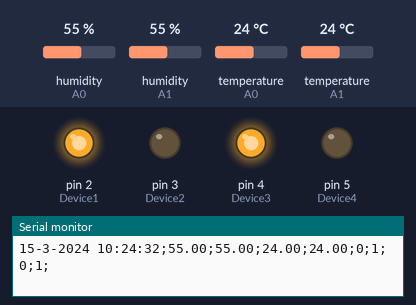
Recording of a sketch running on a simulated Arduino Uno, built with avr-gcc and run on an emulated ATmega328P. On the bench: output pins drawn as LEDs (lit = HIGH), the last lines printed to the serial monitor. Inputs (shaded band) come from the test bench; at power-on: temperature (sensors on A0, A1) 24 °C, humidity (sensors on A0, A1) 55 %. The local clock reads 2024-03-15 10:24:30 at power-on unless the sketch sets it; storage starts empty.

Above: at 2.3 s.
2.4 s: temperature (sensor on A0) set to 13.8 °C
7.4 s: temperature (sensor on A0) set to 12.5 °C
At 10.7 s:
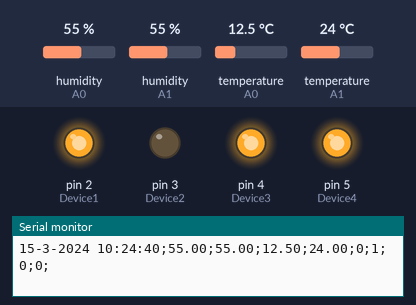
12.4 s: temperature (sensor on A0) set to 13.7 °C
17.4 s: temperature (sensor on A0) set to 14.8 °C
At 19.4 s:
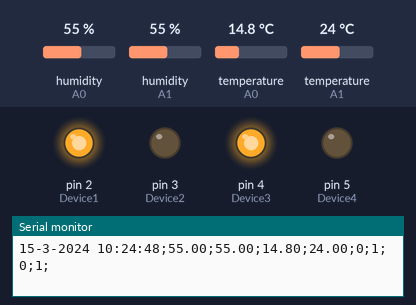
22.4 s: temperature (sensor on A0) set to 12 °C
At 26.9 s:
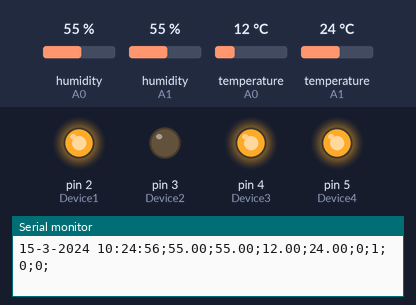
Timing chart, 0 to 28.4 s (numbered marks = the images above; inputs shaded):
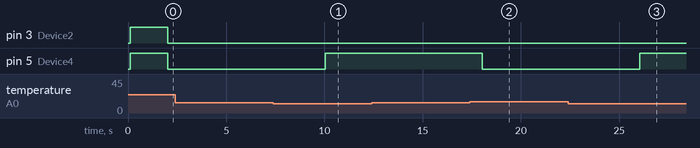

Measured:
- the behaviour switches between 13 and 12.9 °C on temperature (sensor on A0) (found by bisection; images 0 and 1)
- the behaviour switches between 14 and 14.1 °C on temperature (sensor on A0) (found by bisection; images 1 and 2)
- after the input at 7.4 s, pin 5 (Device4): LOW → HIGH after 2.6 s
- after the input at 17.4 s, pin 5 (Device4): HIGH → LOW after 0.64 s
- after the input at 22.4 s, pin 5 (Device4): LOW → HIGH after 3.6 s

The sketch:

curingchamber.ino
```cpp
// Thiago Lima
/*
TODO List

Add a function to read temperature and humidity for better error handling
Adjust the write function to register the set values for temperature and humidity (make it store a string instead?)
Function to write logs (reboot, errors, etc)
Function to parse parameters from SDCard (https://forum.arduino.cc/index.php?topic=210904.0)
Solve problem of seconds not being sent properly when calling functions
Adjust the error message onto the debugSDcard functions


*/


#include <RTClib.h>
#include <SPI.h>
#include <SD.h>
#include <DHT.h>

#define DHTPIN1 A0
#define DHTPIN2 A1
//#define DHTTYPE DHT11
#define SDCSPin 10

DHT sensor1(DHTPIN1, DHT22);
DHT sensor2(DHTPIN2, DHT11);

RTC_DS1307 rtc;

const int Device1 = 2;
const int Device2 = 3;
const int Device3 = 4;
const int Device4 = 5;

int sampleRate = 2000;
unsigned long timer = 0;

float minTemperature = 13.0;
float maxTemperature = 14.0;

float minHumidity = 85.0;
float maxHumidity = 95.0;

String probesFileName;

File myFile;
const int chipSelect = SDCSPin;

//Variables for de SDCard debug
Sd2Card card;
SdVolume volume;
SdFile root;


//Mapping functino for sensor calibration
//double map(double x, double in_min, double in_max, double out_min, double out_max) {
//  return (x - in_min) * (out_max - out_min) / (in_max - in_min) + out_min;
//}


void throwError(DateTime now, String message) {
  message = getTimestamp(now) + " " + message;
  Serial.println(message);
}


String getTimestamp(DateTime timestamp) {
  char message[120];

  int Year = timestamp.year();
  int Month = timestamp.month();
  int Day = timestamp.day();
  int Hour = timestamp.hour();
  int Minute = timestamp.minute();
  int Second= timestamp.second();

  sprintf(message, "%d-%d-%d %02d:%02d:%02d", Day,Month,Year,Hour,Minute,Second);

  return message;
}


String getDateTimeString(DateTime timestamp) {
  char message[120];

  int Year = timestamp.year();
  int Month = timestamp.month();
  int Day = timestamp.day();
  int Hour = timestamp.hour();
  int Minute = timestamp.minute();
  int Second= timestamp.second();

  sprintf(message, "%d%d%d%d%d%d", Day,Month,Year,Hour,Minute,Second);

  return message;
}


void setRelayState(bool relayState) {
  //Set the Relay State for ALL of the channels
  digitalWrite(Device1, !relayState);
  digitalWrite(Device2, !relayState);
  digitalWrite(Device3, !relayState);
  digitalWrite(Device4, !relayState);
}


void setRelayState(int device, bool relayState) {
  //Set the Relay State for a specific channel
  //LOW is ON and HIGH is OFF (Because of some twisted reason)

    switch (device) {
      case 1:
        digitalWrite(Device1, !relayState);
        break;
      case 2:
        digitalWrite(Device2, !relayState);
        break;
      case 3:
        digitalWrite(Device3, !relayState);
        break;
      case 4:
        digitalWrite(Device4, !relayState);
        break;
    }
}


String parseData(String timeStamp,
                float humidity1,
                float humidity2,
                float temperature1,
                float temperature2,
                int relayState1,
                int relayState2,
                int relayState3,
                int relayState4) {

  String message = timeStamp + ";"
                    + humidity1 + ";"
                    + humidity2 + ";"
                    + temperature1 + ";"
                    + temperature2 + ";"
                    + relayState1 + ";"
                    + relayState2 + ";"
                    + relayState3 + ";"
                    + relayState4 + ";"
                    + "\n";

  return message;
}


void rtcAdjustTime() {
  rtc.adjust(DateTime(F(__DATE__), F(__TIME__)));
}


void writeDataToSD(String message, String fileName) {
  File file;
  file = SD.open(fileName, FILE_WRITE);

  if (file) {
    file.print(message);
    file.close();
  } else {
    // if the file didn't open, print an error:
    throwError(rtc.now(), "ERROR: Failing to write to " + fileName);
  }
}


void setupPinMode() {
  digitalWrite(Device1, HIGH);
  digitalWrite(Device1, HIGH);
  digitalWrite(Device1, HIGH);
  digitalWrite(Device1, HIGH);

  pinMode(Device1, OUTPUT);
  pinMode(Device2, OUTPUT);
  pinMode(Device3, OUTPUT);
  pinMode(Device4, OUTPUT);

}


void getSettings() {
  float minTemperature = 14.0;
  float maxTemperature = 16.0;

  float minHumidity = 80.0;
  float maxHumidity = 90.0;
}


void initializeSDCard(bool debug) {

  DateTime now = rtc.now();

  if (debug) {
    debugSDCard();
  }

  throwError(now, "INFO: Initializing SD Card...");

  if (!SD.begin(SDCSPin)) {
    throwError(now, "ERROR: SD Card initialization failed!");
    while (1);
  }
  throwError(now, "INFO: SD Card initialized successfully.");

  //probesFileName = "probes"+ getDateTimeString(now) + ".txt";
  probesFileName = "probes.txt";

}


void debugSDCard () {
  Serial.print("\nInitializing SD card...");

  // we'll use the initialization code from the utility libraries
  // since we're just testing if the card is working!
  if (!card.init(SPI_HALF_SPEED, chipSelect)) {
    Serial.println("initialization failed. Things to check:");
    Serial.println("* is a card inserted?");
    Serial.println("* is your wiring correct?");
    Serial.println("* did you change the chipSelect pin to match your shield or module?");
    while (1);
  } else {
    Serial.println("Wiring is correct and a card is present.");
  }

  // print the type of card
  Serial.println();
  Serial.print("Card type:         ");
  switch (card.type()) {
    case SD_CARD_TYPE_SD1:
      Serial.println("SD1");
      break;
    case SD_CARD_TYPE_SD2:
      Serial.println("SD2");
      break;
    case SD_CARD_TYPE_SDHC:
      Serial.println("SDHC");
      break;
    default:
      Serial.println("Unknown");
  }

  // Now we will try to open the 'volume'/'partition' - it should be FAT16 or FAT32
  if (!volume.init(card)) {
    Serial.println("Could not find FAT16/FAT32 partition.\nMake sure you've formatted the card");
    while (1);
  }

  Serial.print("Clusters:          ");
  Serial.println(volume.clusterCount());
  Serial.print("Blocks x Cluster:  ");
  Serial.println(volume.blocksPerCluster());

  Serial.print("Total Blocks:      ");
  Serial.println(volume.blocksPerCluster() * volume.clusterCount());
  Serial.println();

  // print the type and size of the first FAT-type volume
  uint32_t volumesize;
  Serial.print("Volume type is:    FAT");
  Serial.println(volume.fatType(), DEC);

  volumesize = volume.blocksPerCluster();    // clusters are collections of blocks
  volumesize *= volume.clusterCount();       // we'll have a lot of clusters
  volumesize /= 2;                           // SD card blocks are always 512 bytes (2 blocks are 1KB)
  Serial.print("Volume size (Kb):  ");
  Serial.println(volumesize);
  Serial.print("Volume size (Mb):  ");
  volumesize /= 1024;
  Serial.println(volumesize);
  Serial.print("Volume size (Gb):  ");
  Serial.println((float)volumesize / 1024.0);

  Serial.println("\nFiles found on the card (name, date and size in bytes): ");
  root.openRoot(volume);

  // list all files in the card with date and size
  root.ls(LS_R | LS_DATE | LS_SIZE);
  root.close();
}


void setup() {
  setupPinMode();

  Serial.begin(9600);

  sensor1.begin();
  sensor2.begin();

  if (! rtc.begin()) {
    Serial.println("ERROR: RTC not found");
    Serial.flush();
    abort();
  }

  if (! rtc.isrunning()) {
    Serial.println("RTC is NOT running, let's set the time!");
    // When time needs to be set on a new device, or after a power loss, the
    // following line sets the RTC to the date & time this sketch was compiled
    rtc.adjust(DateTime(F(__DATE__), F(__TIME__)));
    // This line sets the RTC with an explicit date & time, for example to set
    // January 21, 2014 at 3am you would call:
    // rtc.adjust(DateTime(2014, 1, 21, 3, 0, 0));
  }

  //Logging a message about the reboot of the device
  throwError(rtc.now(), "ALERT: The device has been rebooted!");

  //Initialize the SDCard and prepare files
  initializeSDCard(false);

  //Getting settings from the config file
  //getSettings();

  //Turning off all the relays
  setRelayState(LOW);

  //Waiting a while for the DHT11 to initialize properly
  delay(1000);
}


void loop() {
  DateTime now = rtc.now();

  if ((unsigned long)(millis() - timer) > sampleRate) {
    timer = millis();

    float humidity1 = sensor1.readHumidity();
    float humidity2 = sensor2.readHumidity();
    float temperature1 = sensor1.readTemperature();
    float temperature2 = sensor2.readTemperature();


    // Throw error message if measurements of temperature or humidity are not valid
    if ((isnan(temperature1) || isnan(humidity1)) || (isnan(temperature2) || isnan(humidity2))) {
      throwError(now, "ERROR: Reading from DHT22 failed.");
    } else {

      if (temperature1 > maxTemperature) {
        setRelayState(4, HIGH);
      }

      if (temperature1 < minTemperature) {
        setRelayState(4, LOW);
      }


      if (humidity1 > maxHumidity) {
        setRelayState(2, LOW);
      }

      if (humidity1 < minHumidity) {
        setRelayState(2, HIGH);
      }

      //Print results to serial and store to SDCard
      Serial.print(parseData(getTimestamp(now), humidity1, humidity2, temperature1, temperature2, !digitalRead(Device1), !digitalRead(Device2), !digitalRead(Device3), !digitalRead(Device4)));
      writeDataToSD(parseData(getTimestamp(now), humidity1, humidity2, temperature1, temperature2, !digitalRead(Device1), !digitalRead(Device2), !digitalRead(Device3), !digitalRead(Device4)), probesFileName);
    }
  }
}
```
